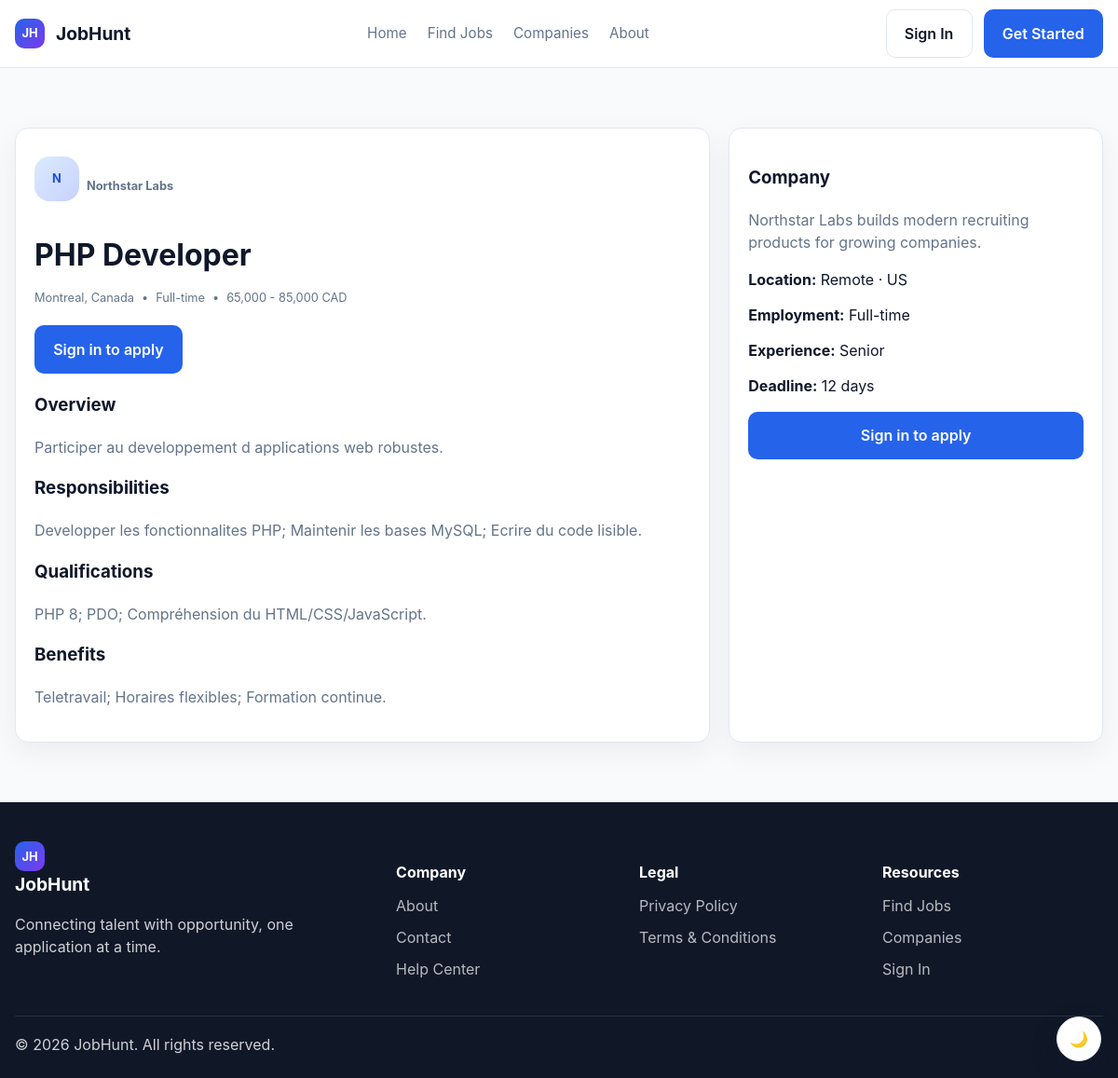
Screenshot of /index.php?page=job-details&id=1 with the database file from the repository.
### tables this page shows
CREATE TABLE company_profiles (
    id INT AUTO_INCREMENT PRIMARY KEY,
    user_id INT NOT NULL UNIQUE,
    company_name VARCHAR(160) NOT NULL,
    industry VARCHAR(120) DEFAULT NULL,
    company_size VARCHAR(60) DEFAULT NULL,
    founded_year YEAR DEFAULT NULL,
    website VARCHAR(255) DEFAULT NULL,
    location VARCHAR(160) DEFAULT NULL,
    description TEXT,
    logo_url VARCHAR(255) DEFAULT NULL,
    verification_status ENUM('pending','verified','rejected') DEFAULT 'pending',
    created_at TIMESTAMP DEFAULT CURRENT_TIMESTAMP,
    updated_at TIMESTAMP DEFAULT CURRENT_TIMESTAMP ON UPDATE CURRENT_TIMESTAMP,
    CONSTRAINT fk_company_profile_user FOREIGN KEY (user_id) REFERENCES users(id) ON DELETE CASCADE
);

CREATE TABLE job_offers (
    id INT AUTO_INCREMENT PRIMARY KEY,
    company_id INT NOT NULL,
    category_id INT NOT NULL,
    title VARCHAR(160) NOT NULL,
    summary TEXT,
    responsibilities TEXT,
    requirements TEXT,
    preferred_qualifications TEXT,
    benefits TEXT,
    employment_type VARCHAR(50) NOT NULL,
    experience_level VARCHAR(50) NOT NULL,
    workplace_type VARCHAR(50) NOT NULL,
    location VARCHAR(160) DEFAULT NULL,
    salary_min INT DEFAULT NULL,
    salary_max INT DEFAULT NULL,
    currency VARCHAR(10) DEFAULT 'USD',
    status ENUM('draft','active','paused','closed','pending_review','removed') NOT NULL DEFAULT 'draft',
    published_at TIMESTAMP NULL,
    application_deadline TIMESTAMP NULL,
    created_at TIMESTAMP DEFAULT CURRENT_TIMESTAMP,
    updated_at TIMESTAMP DEFAULT CURRENT_TIMESTAMP ON UPDATE CURRENT_TIMESTAMP,
    CONSTRAINT fk_jobs_company FOREIGN KEY (company_id) REFERENCES company_profiles(id) ON DELETE CASCADE,
    CONSTRAINT fk_jobs_category FOREIGN KEY (category_id) REFERENCES job_categories(id)
);

### public/index.php (called while the page is built, shortened)
<?php
require dirname(__DIR__) . '/config/app.php';
require dirname(__DIR__) . '/app/Core/Controller.php';
require dirname(__DIR__) . '/app/Core/Database.php';
require dirname(__DIR__) . '/app/Models/JobHuntData.php';
require dirname(__DIR__) . '/app/Controllers/PageController.php';
$page = $_GET['page'] ?? 'home';
$controller = new PageController();
$controller->handle($page);

### config/database.php (called while the page is built)
<?php
$getValue = static function (string $name, $default) {
    $value = getenv($name);
    if ($value === false && isset($_ENV[$name])) {
        $value = $_ENV[$name];
    }
    return $value === false || $value === null || $value === '' ? $default : $value;
};
return [
    'driver' => 'mysql',
    'host' => $getValue('DB_HOST', '127.0.0.1'),
    'port' => (int) $getValue('DB_PORT', 3306),
    'database' => $getValue('DB_DATABASE', 'jobhunt'),
    'username' => $getValue('DB_USERNAME', 'root'),
    'password' => $getValue('DB_PASSWORD', ''),
    'charset' => $getValue('DB_CHARSET', 'utf8mb4'),
    'options' => [
        PDO::ATTR_ERRMODE => PDO::ERRMODE_EXCEPTION,
        PDO::ATTR_DEFAULT_FETCH_MODE => PDO::FETCH_ASSOC,
        PDO::ATTR_EMULATE_PREPARES => false,
    ],
];

### app/Core/Database.php (called while the page is built, shortened)
<?php
class Database
{
    private static $db;
    public static function connection()
    {
        if (self::$db) {
            return self::$db;
        }
        $config = require dirname(__DIR__, 2) . '/config/database.php';
        $dsn = "{$config['driver']}:host={$config['host']};port={$config['port']};dbname={$config['database']};charset={$config['charset']}";
        self::$db = new \PDO($dsn, $config['username'], $config['password'], $config['options']);
        return self::$db;
    }
}

### app/Models/JobHuntData.php (called while the page is built, shortened)
<?php
class JobHuntData
{
    public static function jobs(array $filters = []): array
    {
        $sql = "SELECT j.id, j.title, c.company_name AS company, j.location,
                    j.employment_type AS type, j.workplace_type AS workplace,
                    j.salary_min, j.salary_max, j.currency, j.experience_level AS experience,
                    j.summary AS tagline, j.responsibilities, j.requirements, j.benefits,
                    j.published_at, cat.name AS category
                FROM job_offers j
                JOIN company_profiles c ON c.id = j.company_id
                JOIN job_categories cat ON cat.id = j.category_id
                WHERE j.status = 'active'
                AND (j.application_deadline IS NULL OR j.application_deadline >= CURRENT_DATE)";
        $values = [];
        $sql .= ' ORDER BY j.created_at DESC';
        $query = Database::connection()->prepare($sql);
        $query->execute($values);
        $jobs = $query->fetchAll();
        foreach ($jobs as &$job) {
            $job['salary'] = $job['salary_min'] && $job['salary_max']
                ? number_format($job['salary_min']) . ' - ' . number_format($job['salary_max']) . ' ' . $job['currency']
                : 'Salary not disclosed';
            $job['skills'] = self::jobSkills((int) $job['id']);
        }
        return $jobs;
    }
    public static function jobById(int $id): ?array
    {
        foreach (self::jobs() as $job) {
            if ((int) $job['id'] === $id) {
                return $job;
            }
        }
        return null;
    }
    public static function jobSkills(int $jobId): array
    {
        $query = Database::connection()->prepare(
            'SELECT s.name FROM job_skills js JOIN skills s ON s.id = js.skill_id WHERE js.job_id = ?'
        );
        $query->execute([$jobId]);
        return $query->fetchAll(\PDO::FETCH_COLUMN);
    }
}

### config/app.php (called while the page is built, shortened)
<?php
function h($value, int $flags = ENT_QUOTES, string $encoding = 'UTF-8'): string
{
    return htmlentities((string) $value, $flags, $encoding);
}
return [
    'app_name' => 'JobHunt',
    'app_tagline' => "Let's Find Your Next Job.",
    'base_path' => dirname(__DIR__),
    'public_path' => dirname(__DIR__) . '/public',
    'base_url' => '/tests/jobhunt/public',
    'env' => 'development',
    'debug' => true,
    'roles' => ['candidate', 'company', 'admin'],
];

### resources/views/public/job-details.php (the view)
<?php require __DIR__ . '/../components/public-header.php'; ?>
<main class="section">
    <div class="container two-col">
        <article class="card">
            <div class="company-badge"><span class="company-logo" style="width:48px;height:48px;">N</span><strong><?php echo h($job['company']); ?></strong></div>
            <h1 style="margin-top:18px; margin-bottom:10px; font-size:2rem; "><?php echo h($job['title']); ?></h1>
            <div class="job-meta">
                <span><?php echo h($job['location']); ?></span>
                <span>•</span>
                <span><?php echo h($job['type']); ?></span>
                <span>•</span>
                <span><?php echo h($job['salary']); ?></span>
            </div>
            <div class="hero-actions" style="margin: 20px 0;">
                <?php if (($user['role'] ?? null) === 'candidate'): ?>
                    <form method="post" action="index.php?page=job-details&amp;id=<?php echo (int) $job['id']; ?>">
                        <input type="hidden" name="csrf_token" value="<?php echo h($csrf_token); ?>" />
                        <input type="hidden" name="action" value="apply" />
                        <input type="hidden" name="job_id" value="<?php echo (int) $job['id']; ?>" />
                        <label>Attach a resume
                            <select class="select" name="resume_id">
                                <option value="">No resume attached</option>
                                <?php foreach ($resumes as $resume): ?>
                                    <option value="<?php echo (int) $resume['id']; ?>"><?php echo h($resume['file_name']); ?></option>
                                <?php endforeach; ?>
                            </select>
                        </label>
                        <label>Cover letter<textarea class="textarea" name="cover_letter" rows="4" placeholder="Optional note for the hiring team"></textarea></label>
                        <button class="btn btn-primary" type="submit">Apply now</button>
                    </form>
                    <form method="post" action="index.php?page=job-details&amp;id=<?php echo (int) $job['id']; ?>">
                        <input type="hidden" name="csrf_token" value="<?php echo h($csrf_token); ?>" />
                        <input type="hidden" name="action" value="save-job" />
                        <input type="hidden" name="job_id" value="<?php echo (int) $job['id']; ?>" />
                        <button class="btn btn-secondary" type="submit">Save job</button>
                    </form>
                <?php else: ?>
                    <a class="btn btn-primary" href="index.php?page=signin">Sign in to apply</a>
                <?php endif; ?>
            </div>
            <div>
                <h3>Overview</h3>
                <p class="muted"><?php echo h($job['tagline']); ?></p>
                <h3>Responsibilities</h3>
                <p class="muted"><?php echo nl2br(h($job['responsibilities'] ?: 'The hiring team has not added responsibilities yet.')); ?></p>
                <h3>Qualifications</h3>
                <p class="muted"><?php echo nl2br(h($job['requirements'] ?: 'The hiring team has not added requirements yet.')); ?></p>
                <?php if ($job['benefits']): ?><h3>Benefits</h3><p class="muted"><?php echo nl2br(h($job['benefits'])); ?></p><?php endif; ?>
            </div>
        </article>
        <aside class="card">
            <h3>Company</h3>
            <p class="muted">Northstar Labs builds modern recruiting products for growing companies.</p>
            <div class="list-stack">
                <div><strong>Location:</strong> Remote · US</div>
                <div><strong>Employment:</strong> Full-time</div>
                <div><strong>Experience:</strong> Senior</div>
                <div><strong>Deadline:</strong> 12 days</div>
            </div>
            <?php if (($user['role'] ?? null) !== 'candidate'): ?>
                <a class="btn btn-primary" href="index.php?page=signin" style="margin-top:16px; width:100%;">Sign in to apply</a>
            <?php endif; ?>
        </aside>
    </div>
</main>
<?php require __DIR__ . '/../components/public-footer.php'; ?>

### public/assets/css/styles.css (style rules this page uses)
:root { --brand-950: #101828; --brand-700: #1D4ED8; --brand-600: #2563EB; --brand-100: #DBEAFE; --surface: #FFFFFF; --canvas: #F8FAFC; --surface-muted: #F1F5F9; --border: #E2E8F0; --text-primary: #0F172A; --text-secondary: #64748B; --success: #16A34A; --warning: #F59E0B; --danger: #DC2626; --info: #0EA5E9; --ai-accent: #7C3AED; --shadow-soft: 0 10px 30px rgba(15, 23, 42, 0.06); --radius-card: 14px; --radius-input: 10px; }
body { transition: background-color .25s ease, color .25s ease; }
* { box-sizing: border-box; }
html { scroll-behavior: smooth; }
body { margin: 0; font-family: Inter, "Segoe UI", sans-serif; background: var(--canvas); color: var(--text-primary); line-height: 1.5; }
a { color: inherit; text-decoration: none; }
.container { width: min(1200px, calc(100% - 32px)); margin: 0 auto; }
.btn { border: 1px solid transparent; border-radius: 10px; padding: 0.8rem 1.2rem; font-weight: 600; cursor: pointer; transition: 0.2s ease; display: inline-flex; align-items: center; justify-content: center; gap: 8px; text-decoration: none; }
.btn-primary { background: var(--brand-600); color: white; }
.hero-actions { display: flex; gap: 12px; flex-wrap: wrap; margin-bottom: 24px; }
.section { padding: 64px 0; }
.muted { color: var(--text-secondary); }
.card { background: var(--surface); border: 1px solid var(--border); border-radius: var(--radius-card); box-shadow: var(--shadow-soft); padding: 20px; }
.company-badge { display: inline-flex; align-items: center; gap: 8px; color: var(--text-secondary); font-size: 0.8rem; margin-top: 10px; }
.job-meta { display: flex; flex-wrap: wrap; gap: 8px; color: var(--text-secondary); font-size: 0.8rem; margin-top: 12px; }
.company-logo { width: 60px; height: 60px; border-radius: 16px; margin: 0 auto 16px; background: linear-gradient(135deg, var(--brand-100), #c7d2fe); display: grid; place-items: center; color: var(--brand-700); font-weight: 700; }
.two-col { display: grid; grid-template-columns: 1.3fr 0.7fr; gap: 20px; }
.list-stack { display: grid; gap: 14px; }
.card, .job-card, .about-path-card, .company-card, .metric-card, .btn, .nav-item, .company-logo, .skill-tag { transition: transform .2s ease, box-shadow .2s ease, border-color .2s ease, background-color .2s ease; }
.reveal { opacity: 0; transform: translateY(18px); }
.reveal.is-visible { opacity: 1; transform: translateY(0); transition: opacity .55s ease, transform .55s ease, box-shadow .2s ease, border-color .2s ease; }

### rows the page displays
company_profiles: company_name "Northstar Labs"
job_offers: title "PHP Developer", location "Montreal, Canada", employment_type "Full-time", summary "Participer au developpement d applications web robustes.", responsibilities "Developper les fonctionnalites PHP; Maintenir les bases MySQL; Ecrire du code lisible.", requirements "PHP 8; PDO; Compréhension du HTML/CSS/JavaScript.", benefits "Teletravail; Horaires flexibles; Formation continue."

### other values shown
$job['salary'] "65,000 - 85,000 CAD"
